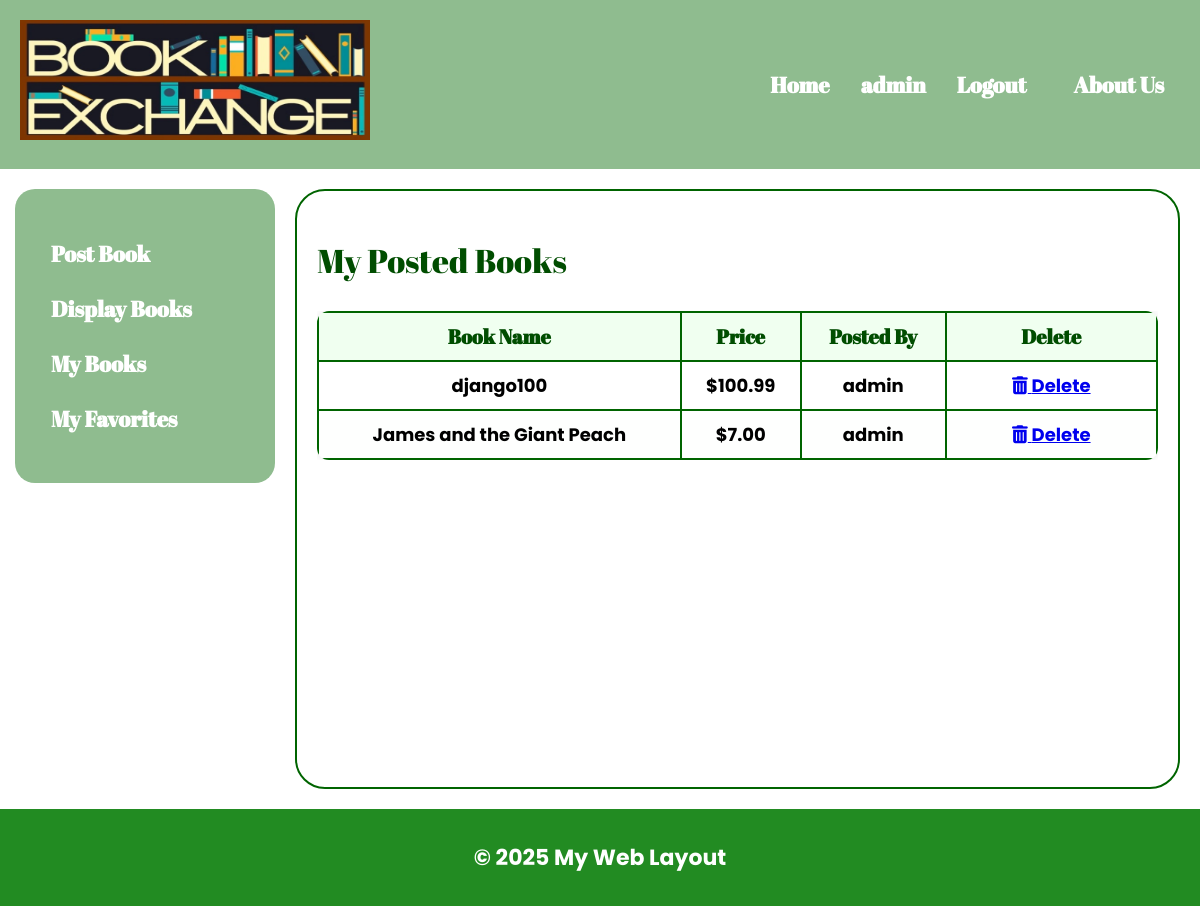
Page /mybooks (signed in) on the committed database.
### bookMng/models.py (models this page shows, shortened)
class MainMenu(models.Model):
    item = models.CharField(max_length=300, unique=True)
    link = models.CharField(max_length=300, unique=True)

class Book(models.Model):
    name = models.CharField(max_length=200)
    web = models.URLField(max_length=300)
    price = models.DecimalField(decimal_places=2, max_digits=8)
    publishdate = models.DateField(auto_now=True)
    picture = models.FileField(upload_to='bookEx/static/uploads')
    pic_path = models.CharField(max_length=300, editable=False, blank=True)
    username = models.ForeignKey(User, blank=True, null=True, on_delete=models.CASCADE)

### bookMng/views.py (the view)
# urls.py: path('mybooks', views.mybooks, name='mybooks'),
@login_required(login_url='/accounts/login/')
def mybooks(request):
    books = Book.objects.filter(username=request.user)
    for b in books:
        b.pic_path = b.picture.url[14:]
    return render(request,
                  'bookMng/mybooks.html',
                  {
                      'item_list': MainMenu.objects.all(),
                      'books': books
                  })

### bookEx/templates/bookMng/mybooks.html
{% extends "base.html" %}
{% load static %}
{% block sidenav %}
    {% for item in item_list %}
        <li>
            <a href="{{ item.link }}">{{ item.item }}</a>
        </li>
    {% endfor %}
{% endblock sidenav %}
{% block content %}
    <h2 class="text-center mb-4 text-success">My Posted Books</h2>
    <div class="table-container" style="overflow-x: auto;">
        <table class="book-table">
            <thead>
                <tr>
                    <th>Book Name</th>
                    <th>Price</th>
                    <th>Posted By</th>
                    <th>Delete</th>
                </tr>
            </thead>
            <tbody>
                {% for book in books %}
                    <tr>
                        <td>
                            <a href="{% url 'book_detail' book.id %}" style="text-decoration: none; color: #000; font-weight: bold;">
                                {{ book.name }}
                            </a>
                        </td>
                        <td>${{ book.price }}</td>
                        <td>{{ book.username }}</td>
                        <td>
                            <a href="{% url 'book_delete' book.id %}" class="btn btn-sm btn-outline-danger rounded-pill">
                                <i class="fas fa-trash-alt"></i> Delete
                            </a>
                        </td>
                    </tr>
                {% endfor %}
            </tbody>
        </table>
    </div>
{% endblock content %}

### bookEx/templates/base.html (shortened to what this page needs)
{% load static %}
<!DOCTYPE html>
<html lang="en">
<head>
    <link rel="stylesheet" href="{% static 'base.css' %}" type="text/css">
    <link rel="stylesheet" href="https://cdnjs.cloudflare.com/ajax/libs/font-awesome/6.5.0/css/all.min.css">
</head>
<body>
    <header>
        <div class="banner">
            <img src="{% static 'book_banner.jpeg' %}" alt="Banner">
        </div>
        <div class="auth-controls">
            <a href="/">Home</a>
            {% if user.is_authenticated %}
                <span style="font-family: 'Abril Fatface', serif; color: white;">{{ user.username }}</span>
                <form action="{% url 'logout' %}?next=/" method="post" style="display:inline;">
                    <button type="submit">Logout</button>
                </form>
            {% else %}
                <span style="font-family: 'Abril Fatface', serif; color: white;">Not Logged In</span>
                <a href="{% url 'login' %}?next=/">Login</a>
            {% endif %}
            <a href="{% url 'about_us' %}" class="about-us-btn">About Us</a>
        </div>
    </header>
    <div class="container">
        <nav class="sidebar">
            <ul>
                {% block sidenav %}{% endblock sidenav %}
            </ul>
        </nav>
        <main class="content">
            {% block content %}
            {% endblock content %}
        </main>
    </div>
    <footer>
        <p>&copy; 2025 My Web Layout</p>
    </footer>
</body>
</html>

### bookEx/static/base.css (style rules this page uses)
body { background: url("/static/forest_gif.gif") no-repeat center fixed; background-size: cover; font-family: 'Poppins', sans-serif; font-size: 22px; margin: 0; padding: 0; font-weight: bold; }
h1, h2, h3, h4, h5, h6, .banner h1 { font-family: 'Abril Fatface', serif; font-weight: normal; color: #004d00; }
header { background-color: darkseagreen; color: white; padding: 20px; position: relative; display: flex; justify-content: space-between; align-items: center; }
.auth-controls { display: flex; gap: 15px; align-items: center; }
.auth-controls a, .auth-controls button, .about-us-btn { color: white; background: none; border: none; font-size: 22px; font-weight: bold; font-family: 'Abril Fatface', serif; text-decoration: none; padding: 8px 16px; border-radius: 50px; transition: background-color 0.3s ease, color 0.3s ease; }
.banner img { height: 120px; width: 350px; }
.container { display: flex; min-height: 80vh; }
.sidebar { background-color: darkseagreen; color: white; width: 220px; padding: 20px; flex-shrink: 0; border-radius: 20px; margin-left: 15px; margin-top: 20px; height: fit-content; }
.sidebar ul { list-style-type: none; padding: 0; }
.sidebar ul li { margin: 10px 0; }
.sidebar ul li a { color: white; text-decoration: none; font-size: 22px; font-family: 'Abril Fatface', serif; border-radius: 50px; padding: 8px 16px; display: inline-block; transition: background-color 0.3s ease; }
.content { flex-grow: 1; padding: 20px; background-color: rgba(255, 255, 255, 0.85); border-radius: 30px; margin: 20px; border: 2px solid darkgreen; }
input[type="submit"], button, .btn { border-radius: 50px !important; padding: 10px 30px; font-size: 18px; font-weight: bold; transition: background-color 0.3s ease; }
table.book-table { width: 100%; border-collapse: collapse; font-family: 'Poppins', sans-serif; font-size: 18px; border-radius: 12px; overflow: hidden; box-shadow: 0 0 10px rgba(0,0,0,0.1); }
table.book-table th, table.book-table td { padding: 10px; border: 2px solid darkgreen; text-align: center; font-weight: bold; background-color: rgba(255, 255, 255, 0.9); }
table.book-table th { background-color: honeydew; font-family: 'Abril Fatface', serif; font-size: 20px; color: #004d00; }
.book-table tr:nth-child(even) { background-color: #f8fff8; }
footer { background-color: #228B22; color: white; text-align: center; padding: 10px 0; }

### rows in the picture
MainMenu: item "Post Book"
MainMenu: item "Display Books"
MainMenu: item "My Books"
MainMenu: item "My Favorites"
Book: name "django100", price "100.99", username "admin"
Book: name "James and the Giant Peach", price "7.00", username "admin"

### other values in the picture
{{ user.username }} "admin"
